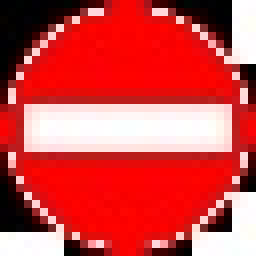
#> input picture Data/vehicles_prohibited/121.jpg, 32 x 32 px, given in place of (1).jpg, which was not available (shown 8 times larger)
$ python resize_image.py
#> lines starting #> are read from the running program, lines starting #| are printed output that depends on the picture; pictures that were not available may be replaced by others from this repository, and a replacement may not be noted
import cv2
import numpy as np

for i in range(1, 21):
    path = "C:/Users/cyjjjj/Desktop/Data/vehicles_prohibited/(%s).jpg" % (i)
    img = cv2.imread(path)
#> img is the input picture: shape (32, 32, 3); mean B, G, R 72.5, 72.8, 206.4
    for j in range(1, 31):
        new_path = "C:/Users/cyjjjj/Desktop/Data/vehicles_prohibited/%s.jpg" % ((i-1)*30+j)
        (h, w) = img.shape[:2]
        center = (w // 2, h // 2)

        if j < 6:  # resize
            cv2.imwrite(new_path, cv2.resize(img, (32, 32)))

        elif j in [6, 7]:  # 左回りに 10 度回転
            M = cv2.getRotationMatrix2D(center, 10, 1.0)
            res = cv2.warpAffine(img, M, (w, h))
            cv2.imwrite(new_path, cv2.resize(res, (32, 32)))

        elif j in [8, 9]:  # 左回りに 20 度回転
            M = cv2.getRotationMatrix2D(center, 20, 1.0)
            res = cv2.warpAffine(img, M, (w, h))
            cv2.imwrite(new_path, cv2.resize(res, (32, 32)))

        elif j in [10, 11]:  # 右回りに 10 度回転
            M = cv2.getRotationMatrix2D(center, -10, 1.0)
            res = cv2.warpAffine(img, M, (w, h))
            cv2.imwrite(new_path, cv2.resize(res, (32, 32)))

        elif j in [12, 13]:  # 左回りに 20 度回転
            M = cv2.getRotationMatrix2D(center, -20, 1.0)
            res = cv2.warpAffine(img, M, (w, h))
            cv2.imwrite(new_path, cv2.resize(res, (32, 32)))

        elif j in [14, 15]:  # 明るくなる
            res = np.uint8(np.clip((cv2.add(1.5 * img, 30)), 0, 255))
            cv2.imwrite(new_path, cv2.resize(res, (32, 32)))

        elif j in [16, 17]:  # 暗くなる
            res = np.uint8(np.clip((cv2.add(0.6 * img, 0)), 0, 255))
            cv2.imwrite(new_path, cv2.resize(res, (32, 32)))

        elif j in [18, 19]:  # ぼやけた
            res = cv2.blur(img, (5, 5))
            cv2.imwrite(new_path, cv2.resize(res, (32, 32)))

        elif j in [20, 21]:  # 下に30ピクセル移動
            M = np.float32([[1, 0, 0], [0, 1, (h//8)]])
            res = cv2.warpAffine(img, M, (w, h))
            cv2.imwrite(new_path, cv2.resize(res, (32, 32)))

        elif j in [22, 23]:  # 上に30ピクセル移動
            M = np.float32([[1, 0, 0], [0, 1, -(h//8)]])
            res = cv2.warpAffine(img, M, (w, h))
            cv2.imwrite(new_path, cv2.resize(res, (32, 32)))

        elif j in [24, 25]:  # 右に30ピクセル移動
            M = np.float32([[1, 0, (w//8)], [0, 1, 0]])
            res = cv2.warpAffine(img, M, (w, h))
            cv2.imwrite(new_path, cv2.resize(res, (32, 32)))

        elif j in [26, 27]:  # 左に30ピクセル移動
            M = np.float32([[1, 0, -(w//8)], [0, 1, 0]])
            res = cv2.warpAffine(img, M, (w, h))
            cv2.imwrite(new_path, cv2.resize(res, (32, 32)))

        elif j in [28, 29]:  # 轻度ノイズ増加
            noise_level = 80
            noise = np.random.normal(0, noise_level, (h, w, 3))
            res = img + noise
            cv2.imwrite(new_path, cv2.resize(res, (32, 32)))

        elif j == 30:  # 重度ノイズ増加
            noise_level = 150
            noise = np.random.normal(0, noise_level, (h, w, 3))
            res = img + noise
            cv2.imwrite(new_path, cv2.resize(res, (32, 32)))
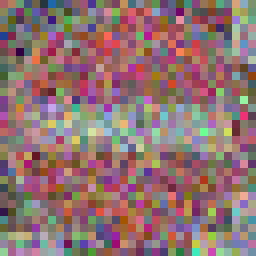
#> res: shape (32, 32, 3) float64 (shown 8 times larger); mean B, G, R 66, 66.9, 205.1; drawn with min black and max white
#> pass 2 of the loop `for i in range(1, 21):`:
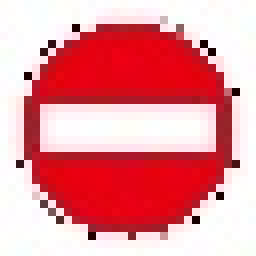
#> input picture Data/vehicles_prohibited/141.jpg, 32 x 32 px, given in place of (2).jpg, which was not available (shown 8 times larger)
#> img is the input picture: shape (32, 32, 3); mean B, G, R 153.6, 146.8, 231.7
#> the loop `for j in range(1, 31):` made 30 passes
#> M on passes 6 to 13: [[0.985, 0.174, -2.54], [-0.174, 0.985, 3.02]], [[0.985, 0.174, -2.54], [-0.174, 0.985, 3.02]], [[0.94, 0.342, -4.51], [-0.342, 0.94, 6.44]], [[0.94, 0.342, -4.51], [-0.342, 0.94, 6.44]], [[0.985, -0.174, 3.02], [0.174, 0.985, -2.54]], [[0.985, -0.174, 3.02], [0.174, 0.985, -2.54]], [[0.94, -0.342, 6.44], [0.342, 0.94, -4.51]], [[0.94, -0.342, 6.44], [0.342, 0.94, -4.51]]
#> after the loop `for j in range(1, 31):`:
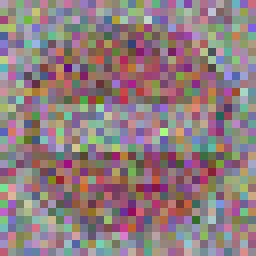
#> res: shape (32, 32, 3) float64 (shown 8 times larger); mean B, G, R 158.2, 144.3, 236.1; drawn with min black and max white
#> (the run stopped early here; a loop or call above may not have finished)
